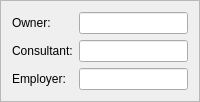
      <widget class="QFrame" name="frame_5">
       <property name="maximumSize">
        <size>
         <width>300</width>
         <height>16777215</height>
        </size>
       </property>
       <property name="frameShape">
        <enum>QFrame::StyledPanel</enum>
       </property>
       <property name="frameShadow">
        <enum>QFrame::Plain</enum>
       </property>
       <property name="lineWidth">
        <number>1</number>
       </property>
       <property name="midLineWidth">
        <number>0</number>
       </property>
       <layout class="QGridLayout" name="gridLayout_4">
        <item row="0" column="0">
         <widget class="QLabel" name="label">
          <property name="maximumSize">
           <size>
            <width>100</width>
            <height>16777215</height>
           </size>
          </property>
          <property name="styleSheet">
           <string notr="true"/>
          </property>
          <property name="text">
           <string>Owner:</string>
          </property>
         </widget>
        </item>
        <item row="0" column="1">
         <widget class="QLineEdit" name="owner_name">
          <property name="maximumSize">
           <size>
            <width>200</width>
            <height>16777215</height>
           </size>
          </property>
          <property name="text">
           <string/>
          </property>
          <property name="alignment">
           <set>Qt::AlignCenter</set>
          </property>
          <property name="placeholderText">
           <string/>
          </property>
         </widget>
        </item>
        <item row="1" column="0">
         <widget class="QLabel" name="label_2">
          <property name="maximumSize">
           <size>
            <width>100</width>
            <height>16777215</height>
           </size>
          </property>
          <property name="styleSheet">
           <string notr="true"/>
          </property>
          <property name="text">
           <string>Consultant:</string>
          </property>
         </widget>
        </item>
        <item row="1" column="1">
         <widget class="QLineEdit" name="consultant_name">
          <property name="maximumSize">
           <size>
            <width>200</width>
            <height>16777215</height>
           </size>
          </property>
          <property name="text">
           <string/>
          </property>
          <property name="alignment">
           <set>Qt::AlignCenter</set>
          </property>
          <property name="placeholderText">
           <string/>
          </property>
         </widget>
        </item>
        <item row="2" column="0">
         <widget class="QLabel" name="label_3">
          <property name="maximumSize">
           <size>
            <width>100</width>
            <height>16777215</height>
           </size>
          </property>
          <property name="styleSheet">
           <string notr="true"/>
          </property>
          <property name="text">
           <string>Employer:</string>
          </property>
         </widget>
        </item>
        <item row="2" column="1">
         <widget class="QLineEdit" name="employer_name">
          <property name="maximumSize">
           <size>
            <width>200</width>
            <height>16777215</height>
           </size>
          </property>
          <property name="text">
           <string/>
          </property>
          <property name="alignment">
           <set>Qt::AlignCenter</set>
          </property>
          <property name="placeholderText">
           <string/>
          </property>
         </widget>
        </item>
       </layout>
      </widget>
